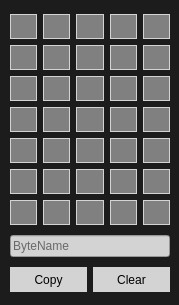
<?xml version="1.0" encoding="UTF-8"?>
<ui version="4.0">
 <class>lcdDesigner</class>
 <widget class="QWidget" name="lcdDesigner">
  <property name="windowModality">
   <enum>Qt::WindowModal</enum>
  </property>
  <property name="geometry">
   <rect>
    <x>0</x>
    <y>0</y>
    <width>179</width>
    <height>305</height>
   </rect>
  </property>
  <property name="sizePolicy">
   <sizepolicy hsizetype="Fixed" vsizetype="Fixed">
    <horstretch>0</horstretch>
    <verstretch>0</verstretch>
   </sizepolicy>
  </property>
  <property name="windowTitle">
   <string>Form</string>
  </property>
  <property name="styleSheet">
   <string notr="true">QPushButton{
	border:1px solid lightgray;
}
QWidget{
	background-color:rgb(28,28,28);
}</string>
  </property>
  <widget class="QWidget" name="">
   <property name="geometry">
    <rect>
     <x>10</x>
     <y>10</y>
     <width>160</width>
     <height>288</height>
    </rect>
   </property>
   <layout class="QVBoxLayout" name="verticalLayout_2">
    <item>
     <layout class="QVBoxLayout" name="verticalLayout">
      <item>
       <layout class="QHBoxLayout" name="horizontalLayout">
        <item>
         <widget class="QPushButton" name="pushButton">
          <property name="minimumSize">
           <size>
            <width>25</width>
            <height>25</height>
           </size>
          </property>
          <property name="styleSheet">
           <string notr="true">background-color:gray;
</string>
          </property>
          <property name="text">
           <string/>
          </property>
         </widget>
        </item>
        <item>
         <widget class="QPushButton" name="pushButton_2">
          <property name="minimumSize">
           <size>
            <width>25</width>
            <height>25</height>
           </size>
          </property>
          <property name="styleSheet">
           <string notr="true">background-color:gray;
</string>
          </property>
          <property name="text">
           <string/>
          </property>
         </widget>
        </item>
        <item>
         <widget class="QPushButton" name="pushButton_3">
          <property name="minimumSize">
           <size>
            <width>25</width>
            <height>25</height>
           </size>
          </property>
          <property name="styleSheet">
           <string notr="true">background-color:gray;
</string>
          </property>
          <property name="text">
           <string/>
          </property>
         </widget>
        </item>
        <item>
         <widget class="QPushButton" name="pushButton_4">
          <property name="minimumSize">
           <size>
            <width>25</width>
            <height>25</height>
           </size>
          </property>
          <property name="styleSheet">
           <string notr="true">border:1px solid lightgray;
background-color:gray;
</string>
          </property>
          <property name="text">
           <string/>
          </property>
         </widget>
        </item>
        <item>
         <widget class="QPushButton" name="pushButton_5">
          <property name="minimumSize">
           <size>
            <width>25</width>
            <height>25</height>
           </size>
          </property>
          <property name="styleSheet">
           <string notr="true">border:1px solid lightgray;
background-color:gray;
</string>
          </property>
          <property name="text">
           <string/>
          </property>
         </widget>
        </item>
       </layout>
      </item>
      <item>
       <layout class="QHBoxLayout" name="horizontalLayout_2">
        <item>
         <widget class="QPushButton" name="pushButton_6">
          <property name="minimumSize">
           <size>
            <width>25</width>
            <height>25</height>
           </size>
          </property>
          <property name="styleSheet">
           <string notr="true">background-color:gray;
</string>
          </property>
          <property name="text">
           <string/>
          </property>
         </widget>
        </item>
        <item>
         <widget class="QPushButton" name="pushButton_7">
          <property name="minimumSize">
           <size>
            <width>25</width>
            <height>25</height>
           </size>
          </property>
          <property name="styleSheet">
           <string notr="true">background-color:gray;
</string>
          </property>
          <property name="text">
           <string/>
          </property>
         </widget>
        </item>
        <item>
         <widget class="QPushButton" name="pushButton_8">
          <property name="minimumSize">
           <size>
            <width>25</width>
            <height>25</height>
           </size>
          </property>
          <property name="styleSheet">
           <string notr="true">background-color:gray;
</string>
          </property>
          <property name="text">
           <string/>
          </property>
         </widget>
        </item>
        <item>
         <widget class="QPushButton" name="pushButton_9">
          <property name="minimumSize">
           <size>
            <width>25</width>
            <height>25</height>
           </size>
          </property>
          <property name="styleSheet">
           <string notr="true">border:1px solid lightgray;
background-color:gray;
</string>
          </property>
          <property name="text">
           <string/>
          </property>
         </widget>
        </item>
        <item>
         <widget class="QPushButton" name="pushButton_10">
          <property name="minimumSize">
           <size>
            <width>25</width>
            <height>25</height>
           </size>
          </property>
          <property name="styleSheet">
           <string notr="true">border:1px solid lightgray;
background-color:gray;
</string>
          </property>
          <property name="text">
           <string/>
          </property>
         </widget>
        </item>
       </layout>
      </item>
      <item>
       <layout class="QHBoxLayout" name="horizontalLayout_3">
        <item>
         <widget class="QPushButton" name="pushButton_11">
          <property name="minimumSize">
           <size>
            <width>25</width>
            <height>25</height>
           </size>
          </property>
          <property name="styleSheet">
           <string notr="true">background-color:gray;
</string>
          </property>
          <property name="text">
           <string/>
          </property>
         </widget>
        </item>
        <item>
         <widget class="QPushButton" name="pushButton_12">
          <property name="minimumSize">
           <size>
            <width>25</width>
            <height>25</height>
           </size>
          </property>
          <property name="styleSheet">
           <string notr="true">background-color:gray;
</string>
          </property>
          <property name="text">
           <string/>
          </property>
         </widget>
        </item>
        <item>
         <widget class="QPushButton" name="pushButton_13">
          <property name="minimumSize">
           <size>
            <width>25</width>
            <height>25</height>
           </size>
          </property>
          <property name="styleSheet">
           <string notr="true">background-color:gray;
</string>
          </property>
          <property name="text">
           <string/>
          </property>
         </widget>
        </item>
        <item>
         <widget class="QPushButton" name="pushButton_14">
          <property name="minimumSize">
           <size>
            <width>25</width>
            <height>25</height>
           </size>
          </property>
          <property name="styleSheet">
           <string notr="true">border:1px solid lightgray;
background-color:gray;
</string>
          </property>
          <property name="text">
           <string/>
          </property>
         </widget>
        </item>
        <item>
         <widget class="QPushButton" name="pushButton_15">
          <property name="minimumSize">
           <size>
            <width>25</width>
            <height>25</height>
           </size>
          </property>
          <property name="styleSheet">
           <string notr="true">border:1px solid lightgray;
background-color:gray;
</string>
          </property>
          <property name="text">
           <string/>
          </property>
         </widget>
        </item>
       </layout>
      </item>
      <item>
       <layout class="QHBoxLayout" name="horizontalLayout_4">
        <item>
         <widget class="QPushButton" name="pushButton_16">
          <property name="minimumSize">
           <size>
            <width>25</width>
            <height>25</height>
           </size>
          </property>
          <property name="styleSheet">
           <string notr="true">background-color:gray;
</string>
          </property>
          <property name="text">
           <string/>
          </property>
         </widget>
        </item>
        <item>
         <widget class="QPushButton" name="pushButton_17">
          <property name="minimumSize">
           <size>
            <width>25</width>
            <height>25</height>
           </size>
          </property>
          <property name="styleSheet">
           <string notr="true">background-color:gray;
</string>
          </property>
          <property name="text">
           <string/>
          </property>
         </widget>
        </item>
        <item>
         <widget class="QPushButton" name="pushButton_18">
          <property name="minimumSize">
           <size>
            <width>25</width>
            <height>25</height>
           </size>
          </property>
          <property name="styleSheet">
           <string notr="true">background-color:gray;
</string>
          </property>
          <property name="text">
           <string/>
          </property>
         </widget>
        </item>
        <item>
         <widget class="QPushButton" name="pushButton_19">
          <property name="minimumSize">
           <size>
            <width>25</width>
            <height>25</height>
           </size>
          </property>
          <property name="styleSheet">
           <string notr="true">border:1px solid lightgray;
background-color:gray;
</string>
          </property>
          <property name="text">
           <string/>
          </property>
         </widget>
        </item>
        <item>
         <widget class="QPushButton" name="pushButton_20">
          <property name="minimumSize">
           <size>
            <width>25</width>
            <height>25</height>
           </size>
          </property>
          <property name="styleSheet">
           <string notr="true">border:1px solid lightgray;
background-color:gray;
</string>
          </property>
          <property name="text">
           <string/>
          </property>
         </widget>
        </item>
       </layout>
      </item>
      <item>
       <layout class="QHBoxLayout" name="horizontalLayout_5">
        <item>
         <widget class="QPushButton" name="pushButton_21">
          <property name="minimumSize">
           <size>
            <width>25</width>
            <height>25</height>
           </size>
          </property>
          <property name="styleSheet">
           <string notr="true">background-color:gray;
</string>
          </property>
          <property name="text">
           <string/>
          </property>
         </widget>
        </item>
        <item>
         <widget class="QPushButton" name="pushButton_22">
          <property name="minimumSize">
           <size>
            <width>25</width>
            <height>25</height>
           </size>
          </property>
          <property name="styleSheet">
           <string notr="true">background-color:gray;
</string>
          </property>
          <property name="text">
           <string/>
          </property>
         </widget>
        </item>
        <item>
         <widget class="QPushButton" name="pushButton_23">
          <property name="minimumSize">
           <size>
            <width>25</width>
            <height>25</height>
           </size>
          </property>
          <property name="styleSheet">
           <string notr="true">background-color:gray;
</string>
          </property>
          <property name="text">
           <string/>
          </property>
         </widget>
        </item>
        <item>
         <widget class="QPushButton" name="pushButton_24">
          <property name="minimumSize">
           <size>
            <width>25</width>
            <height>25</height>
           </size>
          </property>
          <property name="styleSheet">
           <string notr="true">border:1px solid lightgray;
background-color:gray;
</string>
          </property>
          <property name="text">
           <string/>
          </property>
         </widget>
        </item>
        <item>
         <widget class="QPushButton" name="pushButton_25">
          <property name="minimumSize">
           <size>
            <width>25</width>
            <height>25</height>
           </size>
          </property>
          <property name="styleSheet">
           <string notr="true">border:1px solid lightgray;
background-color:gray;
</string>
          </property>
          <property name="text">
           <string/>
          </property>
         </widget>
        </item>
       </layout>
      </item>
      <item>
       <layout class="QHBoxLayout" name="horizontalLayout_6">
        <item>
         <widget class="QPushButton" name="pushButton_26">
          <property name="minimumSize">
           <size>
            <width>25</width>
            <height>25</height>
           </size>
          </property>
          <property name="styleSheet">
           <string notr="true">background-color:gray;
</string>
          </property>
          <property name="text">
           <string/>
          </property>
         </widget>
        </item>
        <item>
         <widget class="QPushButton" name="pushButton_27">
          <property name="minimumSize">
           <size>
            <width>25</width>
            <height>25</height>
           </size>
          </property>
          <property name="styleSheet">
           <string notr="true">background-color:gray;
</string>
          </property>
          <property name="text">
           <string/>
          </property>
         </widget>
        </item>
        <item>
         <widget class="QPushButton" name="pushButton_28">
          <property name="minimumSize">
           <size>
            <width>25</width>
            <height>25</height>
           </size>
          </property>
          <property name="styleSheet">
           <string notr="true">background-color:gray;
</string>
          </property>
          <property name="text">
           <string/>
          </property>
         </widget>
        </item>
        <item>
         <widget class="QPushButton" name="pushButton_29">
          <property name="minimumSize">
           <size>
            <width>25</width>
            <height>25</height>
           </size>
          </property>
          <property name="styleSheet">
           <string notr="true">border:1px solid lightgray;
background-color:gray;
</string>
          </property>
          <property name="text">
           <string/>
          </property>
         </widget>
        </item>
        <item>
         <widget class="QPushButton" name="pushButton_30">
          <property name="minimumSize">
           <size>
            <width>25</width>
            <height>25</height>
           </size>
          </property>
          <property name="styleSheet">
           <string notr="true">border:1px solid lightgray;
background-color:gray;
</string>
          </property>
          <property name="text">
           <string/>
          </property>
         </widget>
        </item>
       </layout>
      </item>
      <item>
       <layout class="QHBoxLayout" name="horizontalLayout_7">
        <item>
         <widget class="QPushButton" name="pushButton_31">
          <property name="minimumSize">
           <size>
            <width>25</width>
            <height>25</height>
           </size>
          </property>
          <property name="styleSheet">
           <string notr="true">background-color:gray;
</string>
          </property>
          <property name="text">
           <string/>
          </property>
         </widget>
        </item>
        <item>
         <widget class="QPushButton" name="pushButton_32">
          <property name="minimumSize">
           <size>
            <width>25</width>
            <height>25</height>
           </size>
          </property>
          <property name="styleSheet">
           <string notr="true">background-color:gray;
</string>
          </property>
          <property name="text">
           <string/>
          </property>
         </widget>
        </item>
        <item>
         <widget class="QPushButton" name="pushButton_33">
          <property name="minimumSize">
           <size>
            <width>25</width>
            <height>25</height>
           </size>
          </property>
          <property name="styleSheet">
           <string notr="true">background-color:gray;
</string>
          </property>
          <property name="text">
           <string/>
          </property>
         </widget>
        </item>
        <item>
         <widget class="QPushButton" name="pushButton_34">
          <property name="minimumSize">
           <size>
            <width>25</width>
            <height>25</height>
           </size>
          </property>
          <property name="styleSheet">
           <string notr="true">border:1px solid lightgray;
background-color:gray;
</string>
          </property>
          <property name="text">
           <string/>
          </property>
         </widget>
        </item>
        <item>
         <widget class="QPushButton" name="pushButton_35">
          <property name="minimumSize">
           <size>
            <width>25</width>
            <height>25</height>
           </size>
          </property>
          <property name="styleSheet">
           <string notr="true">border:1px solid lightgray;
background-color:gray;
</string>
          </property>
          <property name="text">
           <string/>
          </property>
         </widget>
        </item>
       </layout>
      </item>
     </layout>
    </item>
    <item>
     <widget class="QLineEdit" name="lineEdit">
      <property name="styleSheet">
       <string notr="true">background-color:lightgray;</string>
      </property>
      <property name="inputMask">
       <string/>
      </property>
      <property name="text">
       <string/>
      </property>
      <property name="placeholderText">
       <string>ByteName</string>
      </property>
     </widget>
    </item>
    <item>
     <layout class="QHBoxLayout" name="horizontalLayout_8">
      <item>
       <widget class="QPushButton" name="pushButton_37">
        <property name="minimumSize">
         <size>
          <width>0</width>
          <height>25</height>
         </size>
        </property>
        <property name="styleSheet">
         <string notr="true">background-color:lightgray;</string>
        </property>
        <property name="text">
         <string>Copy</string>
        </property>
       </widget>
      </item>
      <item>
       <widget class="QPushButton" name="pushButton_36">
        <property name="minimumSize">
         <size>
          <width>0</width>
          <height>25</height>
         </size>
        </property>
        <property name="styleSheet">
         <string notr="true">background-color:lightgray;</string>
        </property>
        <property name="text">
         <string>Clear</string>
        </property>
       </widget>
      </item>
     </layout>
    </item>
   </layout>
  </widget>
 </widget>
 <resources/>
 <connections/>
</ui>
